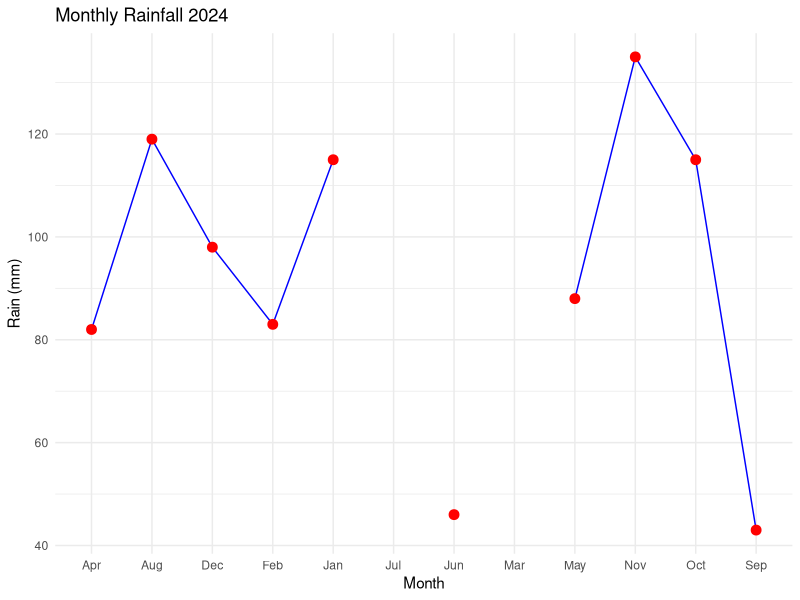
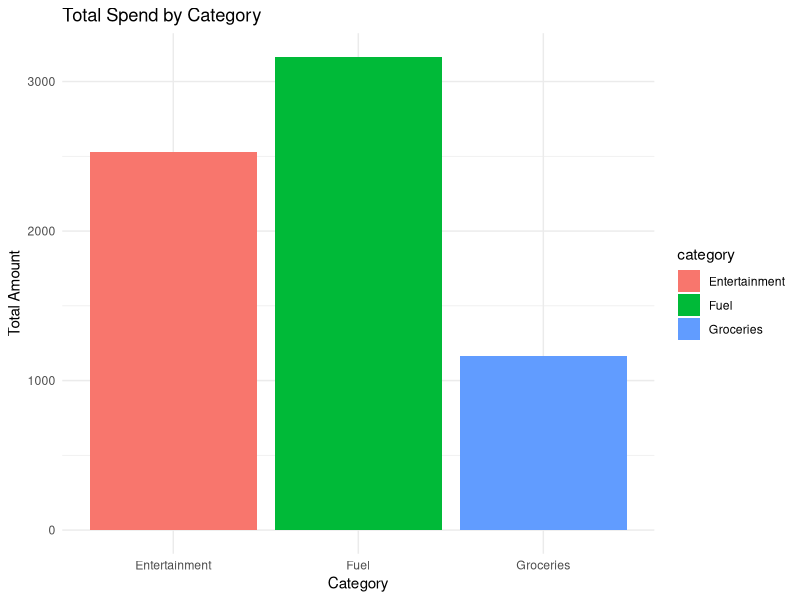
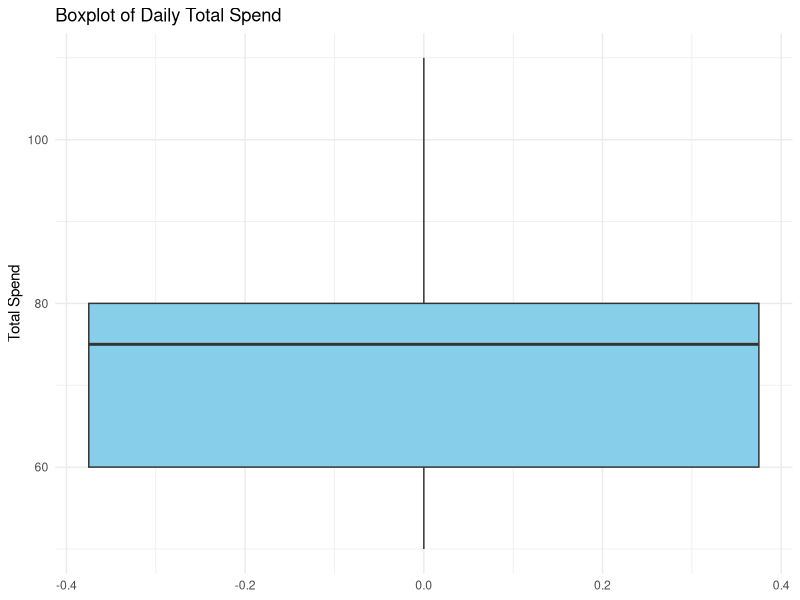
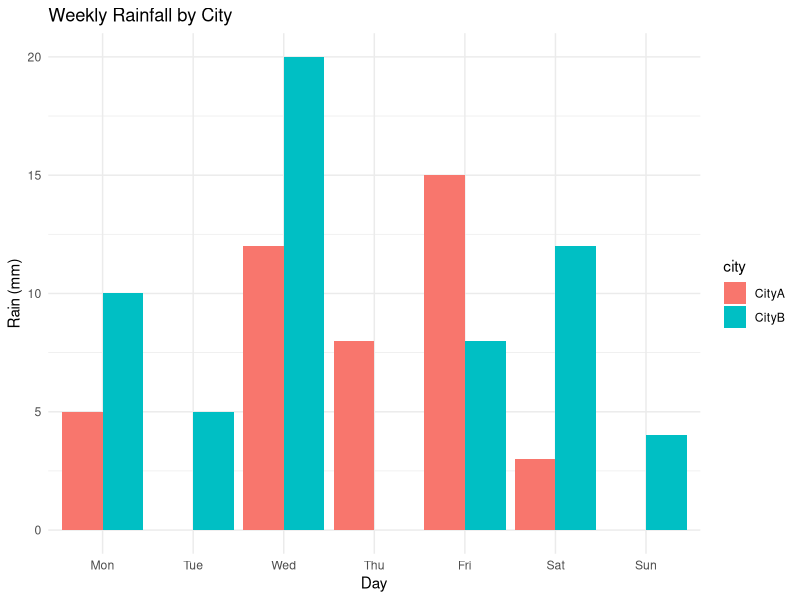
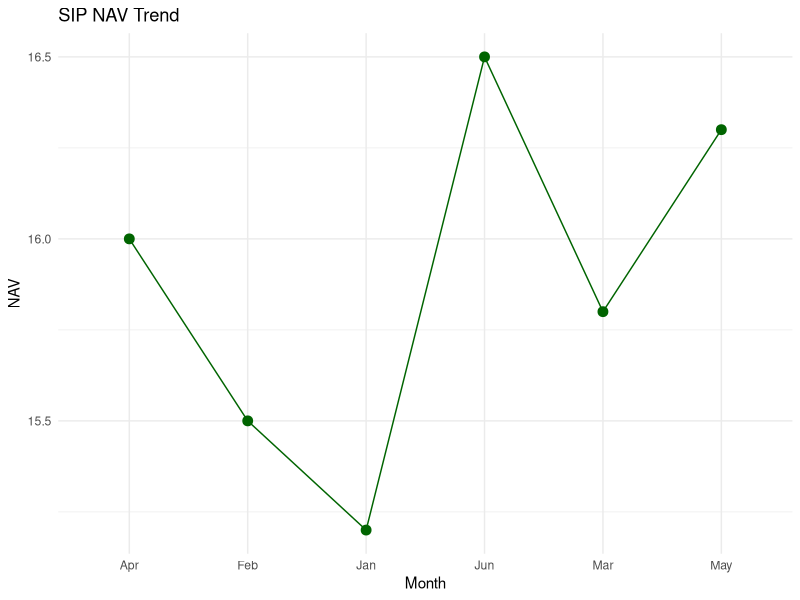
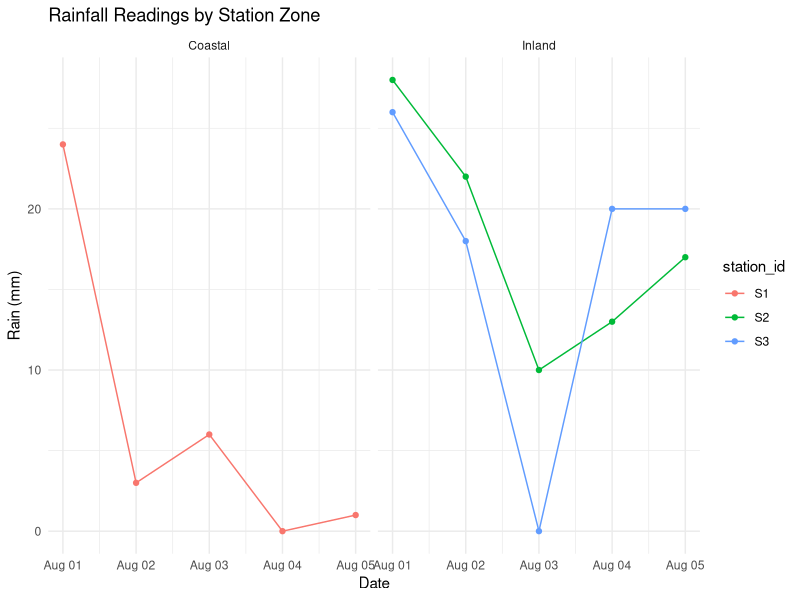
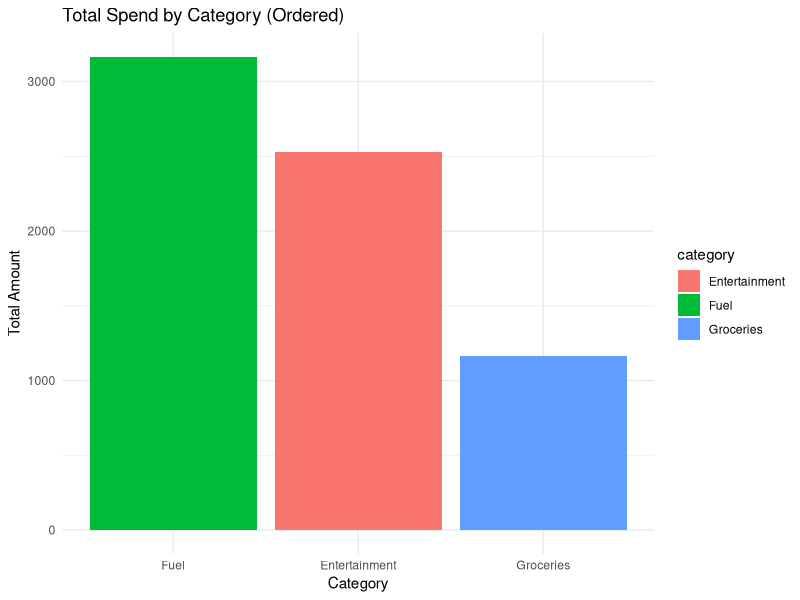
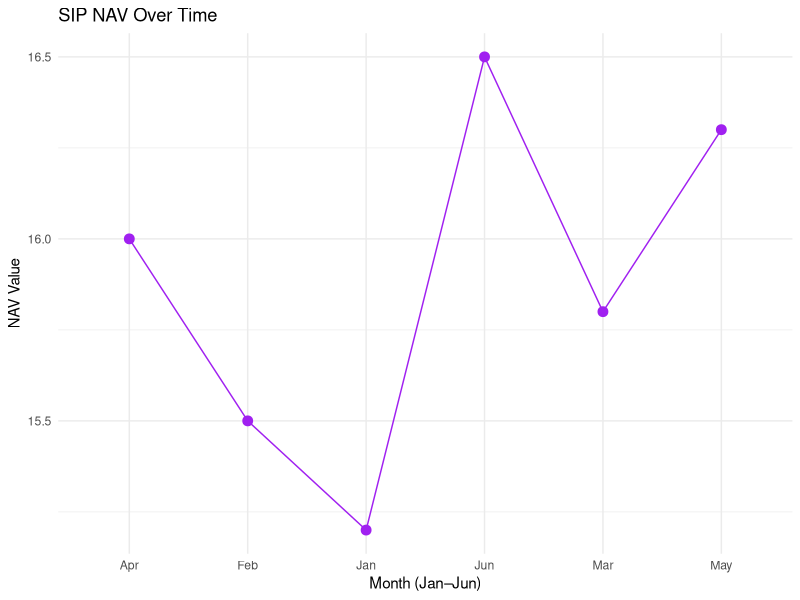

The R script that drew these images, in order:
#Q1
day <- c("Mon", "Tue", "Wed", "Thu", "Fri", "Sat", "Sun")
snacks_spend <- c(30, 25, 40, 35, 50, 60, 45)  
travel_spend <- c(20, 30, 25, 40, 35, 50, 30) 
pocket <- data.frame(day, snacks_spend, travel_spend)

pocket$total_spend <- pocket$snacks_spend + pocket$travel_spend
print(pocket)


#Q2
#first 6 months using month.abb
month <- month.abb[1:6]   # January to June
amount <- rep(2000, 6)    
nav <- c(15.2, 15.5, 15.8, 16.0, 16.3, 16.5)
sip_log <- data.frame(month, amount, nav)
print(sip_log)

#Q3
date <- seq.Date(from = as.Date("2025-08-01"), by = "day", length.out = 10)
set.seed(1)
type <- sample(c("Debit", "Credit"), 10, replace = TRUE)
category <- sample(c("Groceries", "Fuel", "Entertainment"), 10, replace = TRUE)
amount <- sample(100:1000, 10, replace = TRUE)
cashbook <- data.frame(date, type, category, amount)
print(cashbook)

#Q4
month1 <- month.abb[1:12] #January to December
set.seed(2)
rain_mm = sample(10:100, 12, replace=TRUE)
raindays = sample(0:31, 12, replace=TRUE)
rain_data = data.frame(month1, rain_mm, raindays)
rain_data

#Q5
library(tibble)
day <- rep(c("Mon", "Tue", "Wed", "Thu", "Fri", "Sat", "Sun"), times = 2)
city <- factor(rep(c("CityA", "CityB"), each = 7))
rain_mm <- c(5, 0, 12, 8, 15, 3, 0, 10, 5, 20, 0, 8, 12, 4) 
rain_week <- tibble(day, city, rain_mm)
rain_week

#Q6
station_id <- paste0("S", 1:3)
altitude_m <- c(5, 120, 250)
zone <- c("Coastal", "Inland", "Inland")
stations <- data.frame(station_id, altitude_m, zone)

dates <- as.Date("2025-08-01") + 0:4
readings <- expand.grid(date = dates, station_id = station_id)

set.seed(1)
readings$rain_mm <- sample(0:30, 15, replace = TRUE)

print(stations)
print(readings)


##DPLYR Practise
install.packages("dplyr")
library(dplyr)

#Q7
cashbook %>% select(date, category, amount) %>% arrange(desc(amount)) %>% slice_head(n = 5)  

#Q8
cashbook %>% filter(category %in% c("Groceries", "Fuel")) %>% summarise(total_spent = sum(amount))  

#Q9
sip_log %>% summarise(mean_nav = mean(nav), total_invested = sum(amount), months_count = n())

#Q10
pocket %>% mutate(over_100 = total_spend > 100) %>% summarise(days_over_100 = sum(over_100))

#Q11
rain_data %>% filter(raindays > 0) %>% summarise(total_rain = sum(rain_mm), avg_rain_per_day = sum(rain_mm) / sum(raindays))

#Q12
rain_data %>% arrange(desc(rain_mm)) %>% slice_head(n = 3)  

#Q13
rain_week %>% group_by(city) %>% summarise(mean_rain = mean(rain_mm)) 

#Q14
install.packages("tidyr")
library(tidyr)
library(dplyr)
rain_wide <- data.frame(day = c("Mon", "Tue", "Wed", "Thu", "Fri", "Sat", "Sun"),
                        rain_cityA = c(5, 0, 12, 8, 15, 3, 0),
                        rain_cityB = c(10, 5, 20, 0, 8, 12, 4))

rain_long <- rain_wide %>% pivot_longer(
    cols = c(rain_cityA, rain_cityB),  
    names_to = "city",                  
    values_to = "rain_mm") %>% mutate(city = sub("rain_", "", city))  
rain_long

#Q15
readings_joined <- readings %>% left_join(stations, by = "station_id")
readings_joined %>% group_by(zone) %>% summarise(avg_rain = mean(rain_mm, na.rm = TRUE))

#Q16
cashbook %>% filter(type == "Debit") %>% arrange(desc(amount)) %>% slice_head(n = 1)

#Q17
rain_2024 <- data.frame(month = month.abb, rain_mm = sample(10:150, 12, replace = TRUE))

rain_2024 %>% mutate(season = case_when(
    month %in% c("Dec", "Jan", "Feb") ~ "Winter",
    month %in% c("Mar", "Apr", "May") ~ "Pre-Monsoon",
    month %in% c("Jun", "Jul", "Aug", "Sep") ~ "Monsoon",
    month %in% c("Oct", "Nov") ~ "Post-Monsoon")) %>% group_by(season) %>% summarise(total_rain = sum(rain_mm))

#Q18
rain_2024$rain_mm[c(3, 7)] <- NA
mean(rain_2024$rain_mm, na.rm = TRUE)

library(ggplot2)

#Q19
ggplot(rain_2024, aes(x = month, y = rain_mm, group = 1)) +
  geom_line(color = "blue") +
  geom_point(size = 3, color = "red") +
  labs(title = "Monthly Rainfall 2024", x = "Month", y = "Rain (mm)") +
  theme_minimal()

#Q20
cashbook %>% group_by(category) %>% summarise(total_amount = sum(amount)) %>%
  ggplot(aes(x = category, y = total_amount, fill = category)) +
  geom_col() +
  labs(title = "Total Spend by Category", x = "Category", y = "Total Amount") +
  theme_minimal()

#Q21
ggplot(pocket, aes(y = total_spend)) +
  geom_boxplot(fill = "skyblue") +
  labs(title = "Boxplot of Daily Total Spend", y = "Total Spend") +
  theme_minimal()

#Q22
ggplot(rain_week, aes(x = day, y = rain_mm, fill = city)) +
  geom_col(position = "dodge") +
  scale_x_discrete(limits = c("Mon","Tue","Wed","Thu","Fri","Sat","Sun")) +
  labs(title = "Weekly Rainfall by City", x = "Day", y = "Rain (mm)") +
  theme_minimal()

#Q23
ggplot(sip_log, aes(x = month, y = nav, group = 1)) +
  geom_point(color = "darkgreen", size = 3) +
  geom_line(color = "darkgreen") +
  labs(title = "SIP NAV Trend", x = "Month", y = "NAV") +
  theme_minimal()

#Q24
readings_joined %>% ggplot(aes(x = date, y = rain_mm, color = station_id, group = station_id)) +
                    geom_line() +
                    geom_point() +
                    facet_wrap(~ zone) +
                    labs(title = "Rainfall Readings by Station Zone", x = "Date", y = "Rain (mm)") +
                    theme_minimal()

#Q25
cashbook %>% group_by(category) %>% summarise(total_amount = sum(amount)) %>%
  ggplot(aes(x = reorder(category, -total_amount), y = total_amount, fill = category)) +
  geom_col() +
  labs(title = "Total Spend by Category (Ordered)", x = "Category", y = "Total Amount") +
  theme_minimal()

#Q26
ggplot(sip_log, aes(x = month, y = nav, group = 1)) +
  geom_point(color = "purple", size = 3) +
  geom_line(color = "purple") +
  labs(title = "SIP NAV Over Time",
       x = "Month (Jan–Jun)",
       y = "NAV Value") +
  theme_minimal()











